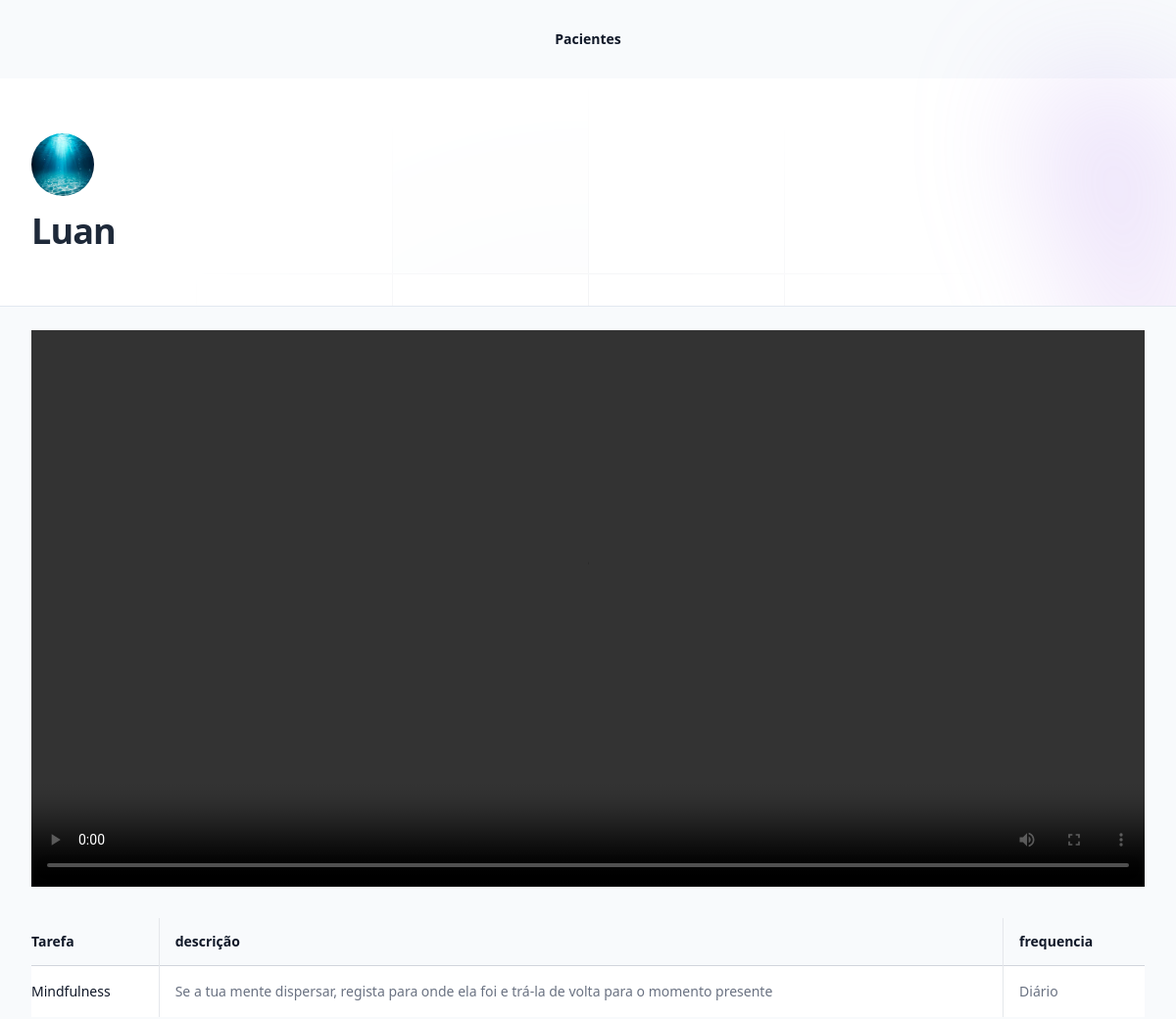
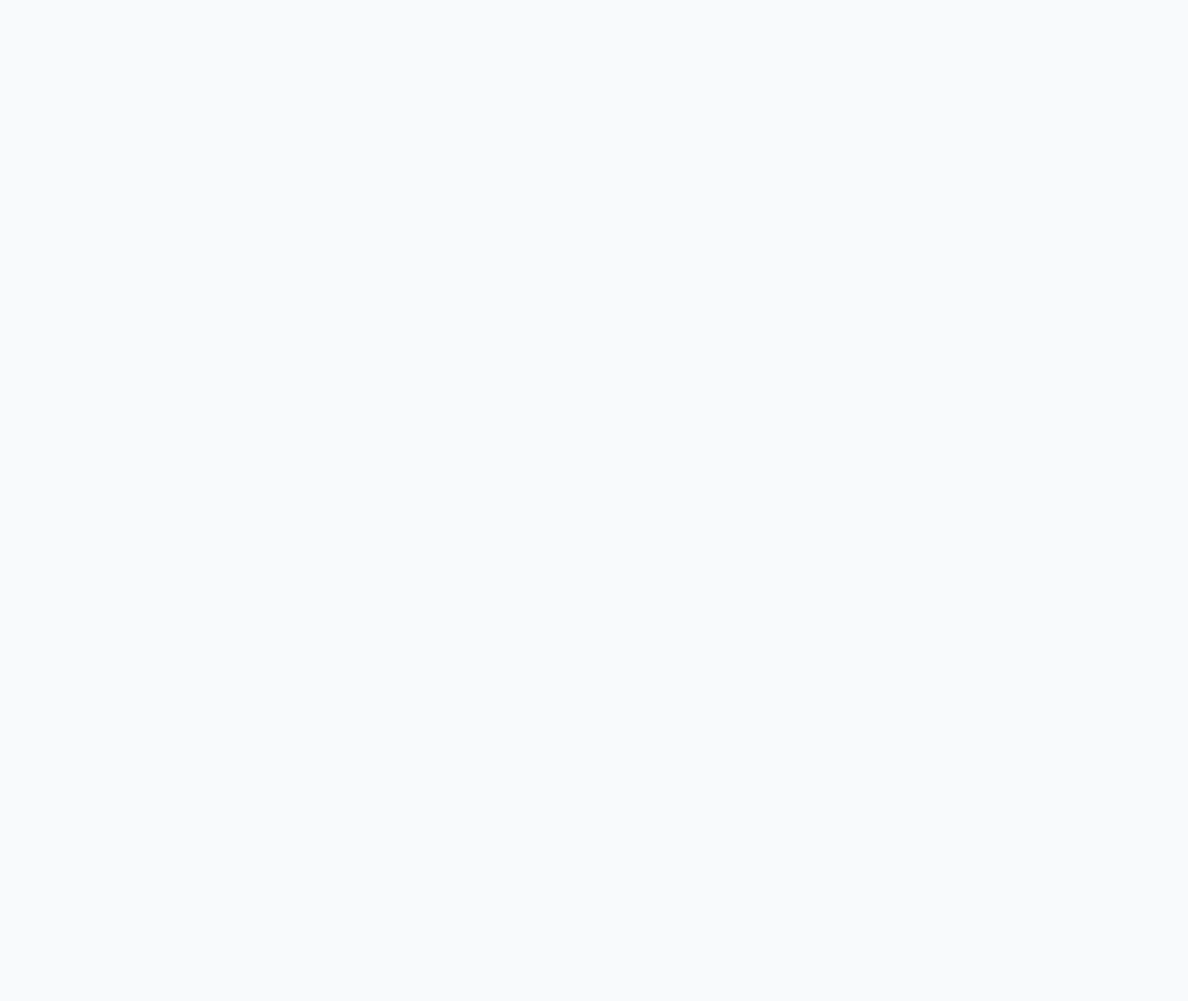
/pacientes/consulta_publica/5, run on the app's committed database (2 pictures, top to bottom).
### pacientes/models.py (models this page shows, shortened)
class Consultas(models.Model):
    humor = models.PositiveIntegerField()
    registro_geral = models.TextField()
    video = models.FileField(upload_to="video")
    tarefas = models.ManyToManyField(Tarefas)
    paciente = models.ForeignKey(Pacientes, on_delete=models.CASCADE)
    data = models.DateTimeField(auto_now_add=True)

class Pacientes(models.Model):
    queixa_choices = (
        ('TDAH', 'TDAH'),
        ('D', 'Depressão'),
        ('A', 'Ansiedade'),
        ('TAG', 'Transtorno de ansiedade generalizada')
    )
    nome = models.CharField(max_length=255)
    email = models.EmailField(null=True, blank=True)
    telefone = models.CharField(max_length=255, null=True, blank=True)
    queixa = models.CharField(max_length=4, choices=queixa_choices, default='TDAH')
    foto = models.ImageField(upload_to='fotos')
    pagamento_em_dia = models.BooleanField(default=True)

class Tarefas(models.Model):
    frequencia_choices = (
        ('D', 'Diário'),
        ('1S', '1 vez por semana'),
        ('2S', '2 vezes por semana'),
        ('3S', '3 vezes por semana'),
        ('N', 'Ao necessitar')
    )
    tarefa = models.CharField(max_length=255)
    instrucoes = models.TextField()
    frequencia = models.CharField(max_length=2, choices=frequencia_choices, default='D')

### pacientes/views.py (the view)
# urls.py: path('consulta_publica/<int:id>', views.consulta_publica, name="consulta_publica"),
def consulta_publica(request, id):
    consulta = Consultas.objects.get(id=id)
    if not consulta.paciente.pagamento_em_dia:
        raise Http404
    return render(request, 'consulta_publica.html', {'consulta': consulta})

### pacientes/templates/consulta_publica.html (shortened to what this page needs)
{% extends "base.html" %}
{% block 'body' %}
<div class="relative isolate">
    <div class="pointer-events-none absolute left-1/2 right-0 top-0 -z-10 -ml-24 transform-gpu overflow-hidden blur-3xl lg:ml-24 xl:ml-48" aria-hidden="true">
    </div>
    <div class="py-14 sm:py-14">
        <div class="mx-auto max-w-7xl px-6 lg:px-8">
          <div class="mx-auto max-w-2xl lg:mx-0">
            <img class="size-16 rounded-full" src="{{consulta.paciente.foto.url}}" alt="">
            <p class="mt-4 text-pretty text-4xl font-semibold tracking-tight text-gray-800 sm:text-4xl">{{consulta.paciente.nome}}</p>
          </div>
        </div>
    </div>
    <div class="bg-slate-50 h-screen border-t-1 border-slate-200 ">
        <div class="max-w-7xl mx-auto px-6 lg:px-8 mt-6">
            <video class="w-full" controls>
                <source src="{{consulta.video.url}}" type="video/mp4">
            </video>
            <div class="mt-8">
                <div class="mt-8 flow-root">
                  <div class="-mx-4 -my-2 overflow-x-auto sm:-mx-6 lg:-mx-8">
                    <div class="inline-block min-w-full py-2 align-middle sm:px-6 lg:px-8">
                      <table class="min-w-full divide-y divide-gray-300">
                        <thead>
                          <tr class="divide-x divide-gray-200">
                            <th scope="col" class="py-3.5 pl-4 pr-4 text-left text-sm font-semibold text-gray-900 sm:pl-0">Tarefa</th>
                            <th scope="col" class="px-4 py-3.5 text-left text-sm font-semibold text-gray-900">descrição</th>
                            <th scope="col" class="px-4 py-3.5 text-left text-sm font-semibold text-gray-900">frequencia</th>
                          </tr>
                        </thead>
                        <tbody class="divide-y divide-gray-200 bg-white">
                            {% for tarefa in consulta.tarefas.all  %}
                                <tr class="divide-x divide-gray-200">
                                    <td class="whitespace-nowrap py-4 pl-4 pr-4 text-sm font-medium text-gray-900 sm:pl-0">{{tarefa.tarefa}}</td>
                                    <td class="whitespace-nowrap p-4 text-sm text-gray-500">{{tarefa.instrucoes}}</td>
                                    <td class="whitespace-nowrap p-4 text-sm text-gray-500">{{tarefa.get_frequencia_display}}</td>
                                </tr>
                            {% endfor %}
                        </tbody>
                      </table>
                    </div>
                  </div>
                </div>
              </div>
        </div>
    </div>
</div>
{% endblock 'body' %}

### data on the page
Consultas: paciente.foto (picture), paciente.nome "Luan"
Tarefas: tarefa "Mindfulness", instrucoes "Se a tua mente dispersar, regista para onde ela foi e trá-la de volta para o momento presente", frequencia "Diário"
